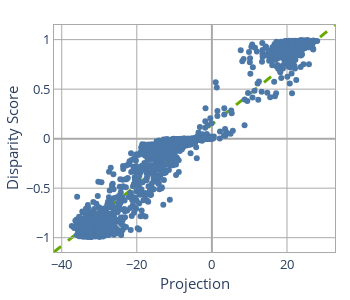
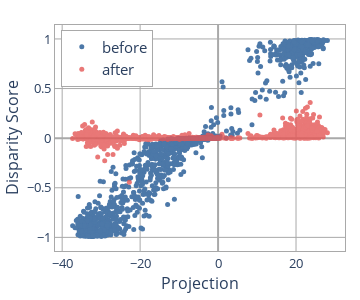

The code cell stored with these charts, in order, in its notebook:
### Code cell
fig = plot_projection(projections, baseline_bias)
fig.show()
fig = plot_debias(debiased_scores, baseline_bias, projections)
fig.show()

### Figure 1 — Plotly figure (JSON) as saved in the notebook; plotly's stock layout.template omitted (floating-point values rounded to 4 significant figures; data arrays with more than 128 entries replaced by an {"elided": "..."} marker saying what was removed)
{"data": [{"marker": {"color": "#4C78A8"}, "mode": "markers", "showlegend": false, "type": "scatter", "x": {"elided": "1600 float values"}, "y": {"elided": "1600 float values"}}], "layout": {"font": {"size": 13}, "height": 300, "legend": {"title": {"font": {"size": 14}}}, "margin": {"b": 20, "l": 20, "r": 15, "t": 25}, "plot_bgcolor": "white", "shapes": [{"layer": "below", "line": {"color": "#66AA00", "dash": "dash", "width": 3}, "type": "line", "x0": 0, "x1": 1, "xref": "paper", "y0": 0, "y1": 1, "yref": "paper"}], "title": {"font": {"size": 14}, "x": 0.55, "y": 0.97}, "width": 350, "xaxis": {"gridcolor": "darkgrey", "linecolor": "darkgrey", "linewidth": 1, "mirror": true, "showgrid": true, "showline": true, "tickfont": {"size": 13}, "title": {"font": {"size": 15}, "standoff": 5, "text": "Projection"}, "zeroline": true, "zerolinecolor": "darkgrey"}, "yaxis": {"gridcolor": "darkgrey", "linecolor": "darkgrey", "linewidth": 1, "mirror": true, "showgrid": true, "showline": true, "tickfont": {"size": 13}, "title": {"font": {"size": 15}, "standoff": 4, "text": "Disparity Score"}, "zeroline": true, "zerolinecolor": "darkgrey"}}}

### Figure 2 — Plotly figure (JSON) as saved in the notebook; plotly's stock layout.template omitted (floating-point values rounded to 4 significant figures; data arrays with more than 128 entries replaced by an {"elided": "..."} marker saying what was removed)
{"data": [{"marker": {"color": "#4C78A8", "size": 5}, "mode": "markers", "name": "before", "showlegend": true, "type": "scatter", "x": {"elided": "1600 float values"}, "y": {"elided": "1600 float values"}}, {"marker": {"color": "#E45756", "size": 5}, "mode": "markers", "name": "after", "opacity": 0.8, "showlegend": true, "type": "scatter", "x": {"elided": "1600 float values"}, "y": {"elided": "1600 float values"}}], "layout": {"font": {"size": 14}, "height": 300, "legend": {"bordercolor": "darkgrey", "borderwidth": 1, "font": {"size": 15}, "x": 0.02, "xanchor": "left", "y": 0.98, "yanchor": "top"}, "margin": {"b": 20, "l": 20, "r": 15, "t": 25}, "plot_bgcolor": "white", "title": {"font": {"size": 17}, "x": 0.55, "y": 0.98}, "width": 360, "xaxis": {"gridcolor": "darkgrey", "linecolor": "darkgrey", "linewidth": 1, "mirror": true, "showgrid": true, "showline": true, "tickfont": {"size": 13}, "title": {"font": {"size": 16}, "standoff": 5, "text": "Projection"}, "zeroline": true, "zerolinecolor": "darkgrey"}, "yaxis": {"gridcolor": "darkgrey", "linecolor": "darkgrey", "linewidth": 1, "mirror": true, "showgrid": true, "showline": true, "tickfont": {"size": 13}, "title": {"font": {"size": 16}, "standoff": 4, "text": "Disparity Score"}, "zeroline": true, "zerolinecolor": "darkgrey"}}}
